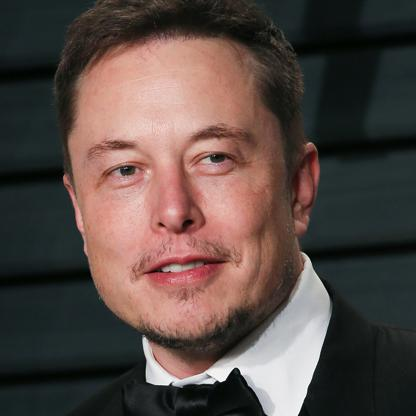
#> input picture elon.jpg, 416 x 416 px
$ python main.py
#> lines starting #> are read from the running program, lines starting #| are printed output that depends on the picture; after the words box and inside, x2 and y2 are one past the last pixel; in counts of white or black regions, pixels touching at a corner belong together
import cv2 as cv

cam=cv.imread("elon.jpg")
#> cam is the input picture: shape (416, 416, 3); mean B, G, R 68.4, 73.2, 87.5

eye= cv.CascadeClassifier("haarcascade_eye.xml")
face = cv.CascadeClassifier("haarcascade_frontalface_default.xml")
grey= cv.cvtColor(cam, cv.COLOR_BGR2GRAY)
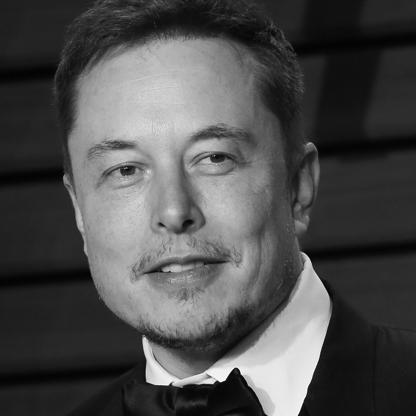
#> grey: shape (416, 416); min 0, max 255, mean 76.9

eye_detect = eye.detectMultiScale(grey,1.3,5)
#> eye_detect = [[95, 143, 56, 56], [187, 132, 55, 55]]
face_detect = face.detectMultiScale(grey,1.3,5)
#> face_detect = [[41, 58, 266, 266]]
for (x,y,w,h) in eye_detect:
    cv.rectangle(cam, (x,y),(x+w,y+h), (0,233,0),2)
    cv_warna = cam[y:y+h,x:+w]
    cv_grey = grey[y:y+h,x:+w]
#> this loop made 2 passes
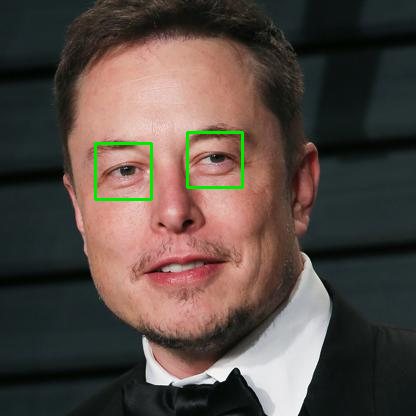
#> cam: shape (416, 416, 3); 0.77% of pixels changed, all inside (x1, y1, x2, y2) = (94, 131, 244, 201)

for (x1,y1,w1,h1) in face_detect:
    cv.rectangle(cam, (x1,y1),(x1+w1,y1+h1), (0,233,0),2)
    cv_warna = cam[y1:y1+h1,x1:+w1]
    cv_grey = grey[y1:y1+h1,x1:+w1]
#> this loop made 1 pass
#> pass 1, `cv_warna = cam[y1:y1+h1,x1:+w1]`:
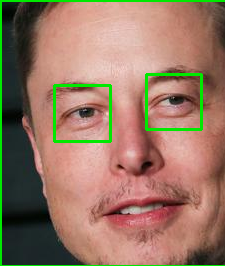
#> cv_warna: shape (266, 225, 3); mean B, G, R 99.1, 119.1, 150.9
#> pass 1, `cv_grey = grey[y1:y1+h1,x1:+w1]`:
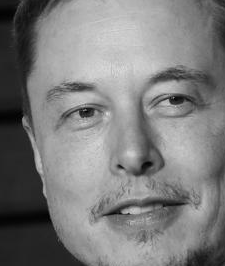
#> cv_grey: shape (266, 225); min 0, max 222, mean 125.1
#> after the loop:
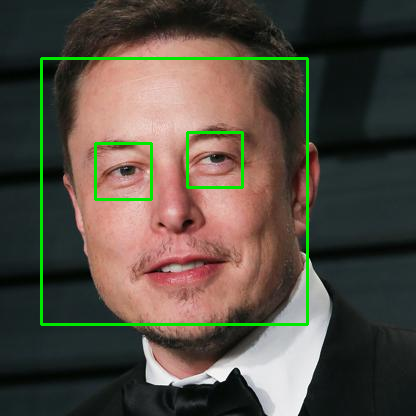
#> cam: shape (416, 416, 3); 1.84% of pixels changed, all inside (x1, y1, x2, y2) = (40, 57, 309, 326)

cv.imshow("image", cam)
cv.waitKey(0)
cv.destroyAllWindows()
